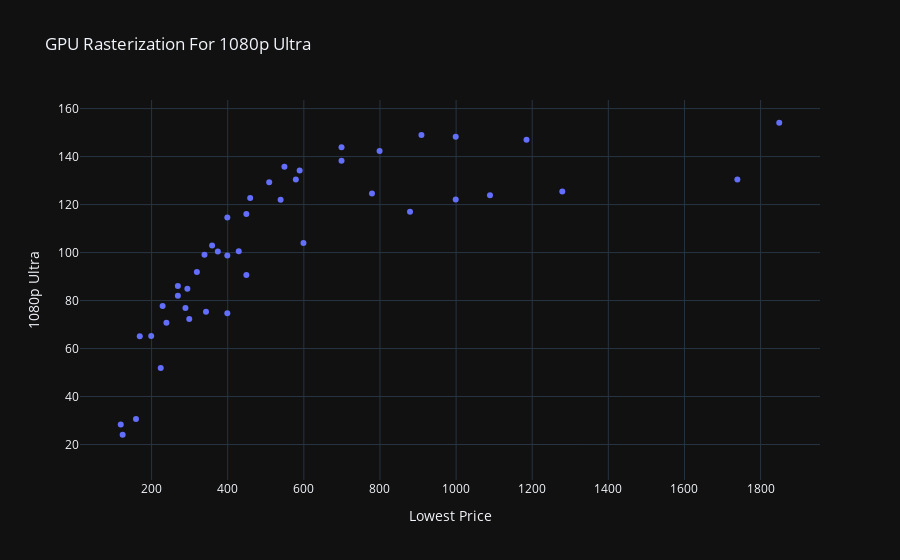

This figure's notebook cell:
### Code cell
px.scatter(gpu_rasterization_df,
           x= 'Lowest Price',
           y= '1080p Ultra',
           hover_name='Graphics Card',
           title='GPU Rasterization For 1080p Ultra')

### Figure 1 — Plotly figure (JSON) as saved in the notebook; plotly's stock layout.template omitted (floating-point values rounded to 4 significant figures)
{"data": [{"hovertemplate": "<b>%{hovertext}</b><br><br>Lowest Price=%{x}<br>1080p Ultra=%{y}<extra></extra>", "hovertext": ["GeForce RTX 4090", "Radeon RX 7900 XTX", "GeForce RTX 4080 Super", "GeForce RTX 4080", "Radeon RX 7900 XT", "GeForce RTX 4070 Ti Super", "GeForce RTX 4070 Ti", "Radeon RX 7900 GRE", "GeForce RTX 4070 Super", "Radeon RX 6950 XT", "GeForce RTX 3090 Ti", "Radeon RX 7800 XT", "GeForce RTX 3090", "Radeon RX 6900 XT", "GeForce RTX 3080 Ti", "Radeon RX 6800 XT", "GeForce RTX 3080 12GB", "GeForce RTX 4070", "GeForce RTX 3080", "Radeon RX 7700 XT", "Radeon RX 6800", "GeForce RTX 3070 Ti", "Radeon RX 6750 XT", "GeForce RTX 4060 Ti 16GB", "GeForce RTX 4060 Ti", "Titan RTX", "Radeon RX 6700 XT", "GeForce RTX 3070", "GeForce RTX 2080 Ti", "Radeon RX 7600 XT", "GeForce RTX 3060 Ti", "Radeon RX 6700 10GB", "GeForce RTX 2080 Super", "GeForce RTX 4060", "GeForce RTX 2080", "Radeon RX 7600", "Radeon RX 6650 XT", "GeForce RTX 2070 Super", "Intel Arc A770 16GB", "Intel Arc A770 8GB", "Radeon RX 6600 XT", "Radeon RX 5700 XT", "GeForce RTX 3060", "Intel Arc A750", "GeForce RTX 2070", "Radeon VII", "GeForce GTX 1080 Ti", "GeForce RTX 2060 Super", "Radeon RX 6600", "Intel Arc A580", "Radeon RX 5700", "Radeon RX 5600 XT", "Radeon RX Vega 64", "GeForce RTX 2060", "GeForce GTX 1080", "GeForce RTX 3050", "GeForce GTX 1070 Ti", "Radeon RX Vega 56", "GeForce GTX 1660 Super", "GeForce GTX 1660 Ti", "GeForce GTX 1070", "GeForce GTX 1660", "Radeon RX 5500 XT 8GB", "Radeon RX 590", "GeForce GTX 980 Ti", "Radeon RX 580 8GB", "Radeon R9 Fury X", "GeForce GTX 1650 Super", "Radeon RX 5500 XT 4GB", "GeForce GTX 1060 6GB", "Radeon RX 6500 XT", "Radeon R9 390", "GeForce GTX 980", "GeForce GTX 1650 GDDR6", "Intel Arc A380", "Radeon RX 570 4GB", "GeForce GTX 1650", "GeForce GTX 970", "Radeon RX 6400", "GeForce GTX 1050 Ti", "GeForce GTX 1060 3GB", "GeForce GTX 1630", "Radeon RX 560 4GB", "GeForce GTX 1050", "Radeon RX 550 4GB", "GeForce GT 1030"], "legendgroup": "", "marker": {"color": "#636efa", "symbol": "circle"}, "mode": "markers", "name": "", "orientation": "v", "showlegend": false, "x": [1849.0, 909.0, 999.0, 1185.0, 699.0, 799.0, 699.0, 549.0, 589.0, 579.0, 1739.0, 509.0, 1279.0, 779.0, 1089.0, 459.0, 999.0, 539.0, 879.0, 449.0, 399.0, 599.0, 359.0, 429.0, 374.0, null, 339.0, 399.0, null, 319.0, 449.0, 269.0, null, 294.0, null, 269.0, 229.0, null, 289.0, 343.0, 399.0, null, 299.0, 239.0, null, null, null, null, 199.0, 169.0, null, null, null, null, null, 224.0, null, null, null, null, null, null, null, null, null, null, null, null, null, null, 159.0, null, null, null, 119.0, null, null, null, 124.0, null, null, null, null, null, null, null], "xaxis": "x", "y": [154.1, 149.0, 148.3, 147.0, 143.9, 142.3, 138.3, 135.8, 134.2, 130.5, 130.5, 129.3, 125.5, 124.6, 123.9, 122.7, 122.1, 122.0, 117.0, 116.1, 114.6, 104.0, 102.9, 100.6, 100.4, 99.3, 99.1, 98.8, 96.3, 91.9, 90.7, 86.1, 86.0, 84.9, 82.5, 82.0, 77.7, 77.4, 76.9, 75.3, 74.7, 73.3, 72.3, 70.8, 69.8, 69.5, 66.4, 65.5, 65.2, 65.1, 64.5, 57.8, 56.7, 55.5, 53.0, 51.9, 51.1, 50.6, 46.8, 46.6, 44.7, 42.6, 39.7, 39.3, 35.9, 35.3, 35.2, 33.9, 33.3, 32.1, 30.6, 29.8, 28.9, 28.8, 28.4, 28.1, 27.0, 26.5, 24.1, 19.8, null, 16.9, 14.7, null, null, null], "yaxis": "y", "type": "scatter"}], "layout": {"xaxis": {"anchor": "y", "domain": [0.0, 1.0], "title": {"text": "Lowest Price"}}, "yaxis": {"anchor": "x", "domain": [0.0, 1.0], "title": {"text": "1080p Ultra"}}, "legend": {"tracegroupgap": 0}, "title": {"text": "GPU Rasterization For 1080p Ultra"}}}
